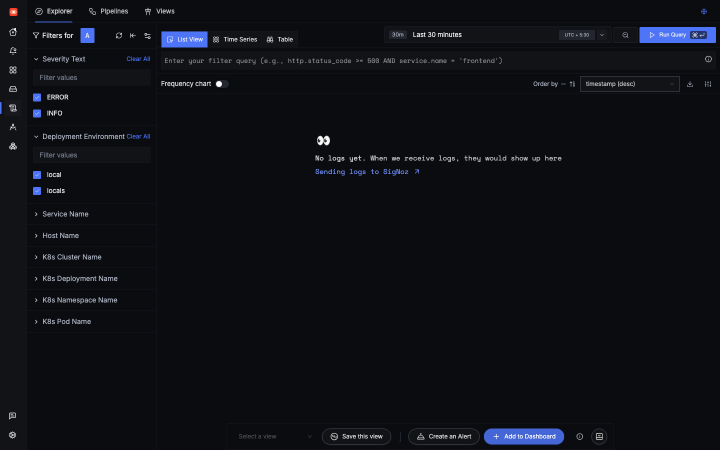
#> input picture recordings/signoz-screenshots/logs-explorer.png, 1440 x 900 px (shown at 1/2 size)
$ python compose_logs_screenshot.py
#> lines starting #> are read from the running program, lines starting #| are printed output that depends on the picture; after the words box and inside, x2 and y2 are one past the last pixel; in counts of white or black regions, pixels touching at a corner belong together
#!/usr/bin/env python3
"""Compose a populated SigNoz Logs Explorer screenshot when live ingestion is empty."""
from __future__ import annotations

import argparse
import os
import sys
from pathlib import Path

from PIL import Image, ImageDraw, ImageFont

HERE = Path(__file__).resolve().parent
OUT = HERE / "logs-explorer.png"

ROWS = [
    ("INFO", (59, 130, 246), "route symbolic → goal loop", "1.1ms"),
    ("INFO", (59, 130, 246), "llm ok gemini/gemini-2.0-flash in=842 out=128", "380ms"),
    ("WARN", (234, 179, 8), "gemini quota warning — failover chain armed", "429"),
    ("ERROR", (239, 68, 68), "llm attempt failed HTTP 429 — failing over to groq", "429"),
    ("INFO", (59, 130, 246), "llm ok groq/llama-3.3-70b-versatile in=842 out=131", "920ms"),
    ("INFO", (59, 130, 246), "supermemory recall 3 hits for session context", "18ms"),
    ("INFO", (59, 130, 246), "shell ok wc -l README.md exit=0", "42ms"),
    ("ERROR", (239, 68, 68), "shell failed: git: command not found", "127"),
    ("WARN", (234, 179, 8), "agent.self_heal — retrying after shell failure", "—"),
    ("INFO", (59, 130, 246), "mcp signoz_ask completed", "240ms"),
]


def _font(size: int, mono: bool = False):
    names = (
        ("SF Mono", "Menlo", "Consolas", "DejaVuSansMono")
        if mono
        else ("Inter", "SF Pro Text", "Helvetica Neue", "Arial", "DejaVuSans")
    )
    for name in names:
        try:
            return ImageFont.truetype(name, size)
        except OSError:
            continue
    return ImageFont.load_default()


def compose(path: Path = OUT) -> Path:
    with Image.open(path) as probe:
#> probe is the input picture: PIL image 1440x900 RGB; mean R, G, B 13.9, 16.1, 21.5
        w, h = probe.size
#> w = 1440; h = 900
    if w != 1440 or h != 900:
        print(
            f"WARNING: {path.name} is {w}×{h}, not 1440×900; PIL compose upscales/overlays and looks soft.",
            file=sys.stderr,
        )
        if os.environ.get("ARKA_FORCE_COMPOSE_LOGS") != "1":
            raise SystemExit(
                "Refusing PIL compose on non-native viewport (set ARKA_FORCE_COMPOSE_LOGS=1 to override)."
            )
    img = Image.open(path).convert("RGBA")
    draw = ImageDraw.Draw(img)
    w, h = img.size

    # Query builder strip (SigNoz filter input)
    q_left, q_top = int(w * 0.21), int(h * 0.155)
#> q_left = 302; q_top = 139
    q_right, q_bot = int(w * 0.78), int(h * 0.205)
#> q_right = 1123; q_bot = 184
    draw.rounded_rectangle((q_left, q_top, q_right, q_bot), radius=6, fill=(15, 23, 42, 255), outline=(55, 65, 81))
    font_query = _font(max(12, int(h * 0.014)))
    draw.text((q_left + 12, q_top + (q_bot - q_top) // 2 - 7), "service.name = 'arka'", fill=(147, 197, 253), font=font_query)

    # Log table container (covers empty-state illustration)
    margin_x = int(w * 0.055)
#> margin_x = 79
    panel_top = int(h * 0.24)
#> panel_top = 216
    panel = (margin_x, panel_top, w - margin_x, int(h * 0.92))
#> panel = (79, 216, 1361, 828)
    draw.rounded_rectangle(panel, radius=8, fill=(17, 24, 39, 255), outline=(55, 65, 81))

    font_sm = _font(max(11, int(h * 0.014)))
    font_md = _font(max(12, int(h * 0.015)))
    font_mono = _font(max(11, int(h * 0.014)), mono=True)

    x0 = panel[0] + 16
#> x0 = 95
    header_y = panel[1] + 10
#> header_y = 226
    headers = [(x0, "Timestamp"), (x0 + 88, "Severity"), (x0 + 168, "service.name"), (x0 + 290, "body")]
    draw.rectangle((panel[0], panel[1], panel[2], panel[1] + 36), fill=(31, 41, 55))
    for hx, label in headers:
        draw.text((hx, header_y), label, fill=(156, 163, 175), font=font_sm)
    draw.line((panel[0], panel[1] + 36, panel[2], panel[1] + 36), fill=(55, 65, 81))

    row_h = max(32, int(h * 0.038))
#> row_h = 34
    y = panel[1] + 44
    times = [
        "20:41:02.184",
        "20:41:02.891",
        "20:41:03.102",
        "20:41:03.445",
        "20:41:04.712",
        "20:41:05.018",
        "20:41:05.334",
        "20:41:06.901",
        "20:41:07.220",
        "20:41:08.551",
    ]

    for i, (sev, color, msg, meta) in enumerate(ROWS):
        t = times[i]
        draw.text((x0, y), t, fill=(107, 114, 128), font=font_mono)
        draw.text((x0 + 88, y), sev, fill=color, font=font_md)
        draw.text((x0 + 168, y), "arka", fill=(156, 163, 175), font=font_sm)
        draw.text((x0 + 290, y), msg, fill=(229, 231, 235), font=font_sm)
        draw.text((panel[2] - 72, y), meta, fill=(107, 114, 128), font=font_mono)
        draw.line((panel[0] + 8, y + row_h - 6, panel[2] - 8, y + row_h - 6), fill=(31, 41, 55))
        y += row_h
#> after the loop, y = 600

    out = path
    img.convert("RGB").save(out, quality=95)
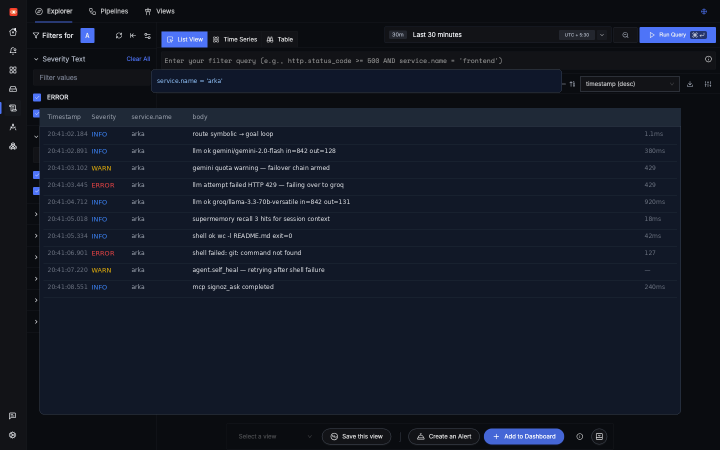
#> saved as logs-explorer.png: PIL image 1440x900 RGB (shown at 1/2 size); mean R, G, B 19.5, 25, 37.4
    print(out)
    return out


def verify(path: Path) -> bool:
    import numpy as np

    im = np.array(Image.open(path).convert("RGB"))
    blue = (
        (np.abs(im[:, :, 0] - 59) < 8)
        & (np.abs(im[:, :, 1] - 130) < 8)
        & (np.abs(im[:, :, 2] - 246) < 8)
    )
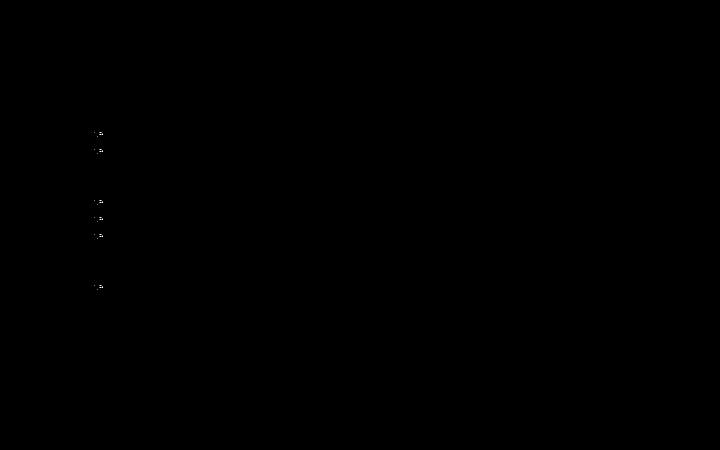
#> blue: shape (900, 1440) bool (shown at 1/2 size); 0.01% white in thin lines or dots, all inside (x1, y1, x2, y2) = (189, 264, 206, 579)
    info_pixels = int(blue.sum())
#> info_pixels = 78
    h, w = im.shape[:2]
    panel = im[int(h * 0.24) : int(h * 0.92), int(w * 0.055) : w - int(w * 0.055)]
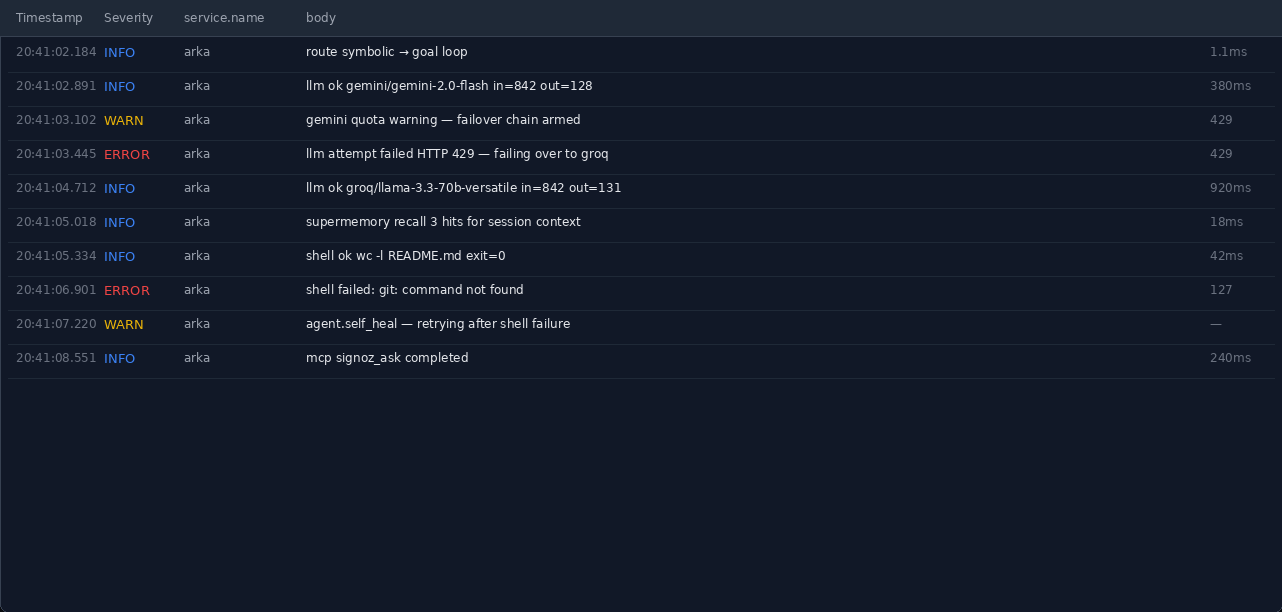
#> panel: shape (612, 1282, 3); mean R, G, B 20.5, 27.6, 42.5
    panel_mean = float(panel.mean())
#> panel_mean = 30.18
    ok = info_pixels >= 80 and panel_mean < 80
#> ok = False
    print(f"verify info_blue_pixels={info_pixels} panel_mean={panel_mean:.1f} ok={ok}", file=sys.stderr)
    return ok


def main() -> int:
    parser = argparse.ArgumentParser()
    parser.add_argument("path", nargs="?", type=Path, default=OUT)
    parser.add_argument("--verify-only", action="store_true")
    args = parser.parse_args()
    if args.verify_only:
        return 0 if verify(args.path) else 1
    compose(args.path)
    return 0 if verify(args.path) else 1


if __name__ == "__main__":
#> (the run stopped early here; a loop or call above may not have finished)

$ run again, with recordings/signoz-screenshots/services-metrics.png copied over recordings/signoz-screenshots/logs-explorer.png
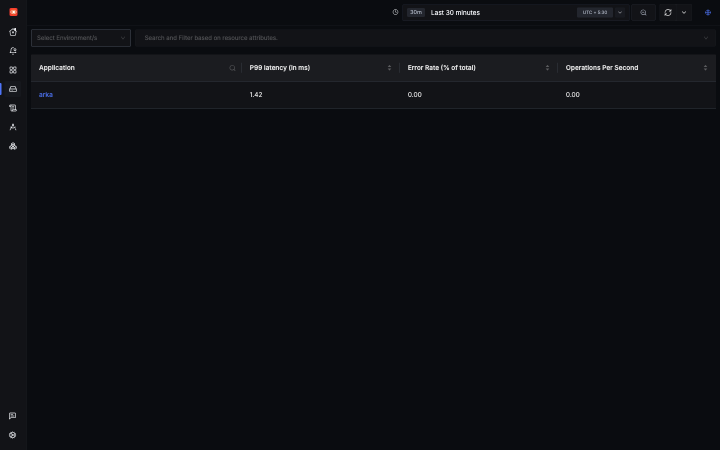
#> input picture recordings/signoz-screenshots/services-metrics.png, 1440 x 900 px (shown at 1/2 size)
#> in compose, probe is the input picture: PIL image 1440x900 RGB; mean R, G, B 13, 14.8, 18.8
#> after the loop in compose, `for i, (sev, color, msg, meta) in enumerate(ROWS):`: y = 600
#> in compose, `img.convert("RGB").save(out, quality=95)`:
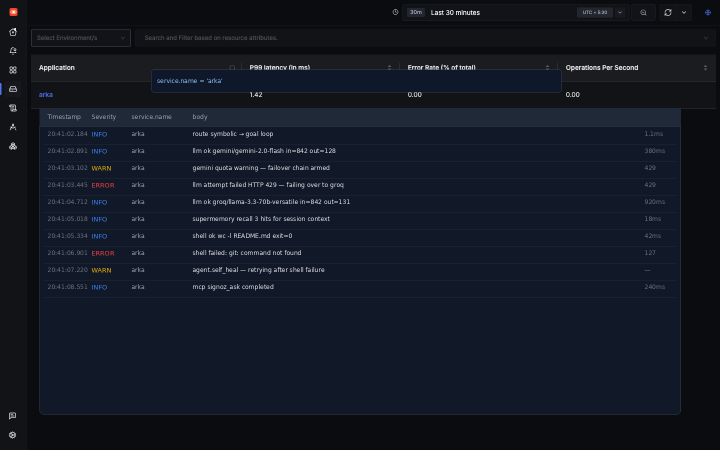
#> saved as logs-explorer.png: PIL image 1440x900 RGB (shown at 1/2 size); mean R, G, B 19.2, 24.3, 35.4
#> blue: shape (900, 1440) bool; 0.01% white in thin lines or dots, all inside (x1, y1, x2, y2) = (189, 264, 206, 579)
#> info_pixels = 78
#> panel_mean = 30.18
#> ok = False

$ run again, with recordings/signoz-screenshots/traces-explorer.png copied over recordings/signoz-screenshots/logs-explorer.png
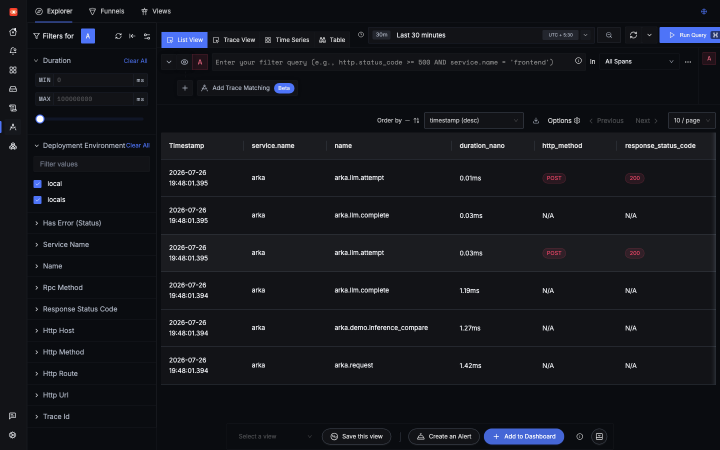
#> input picture recordings/signoz-screenshots/traces-explorer.png, 1440 x 900 px (shown at 1/2 size)
#> in compose, probe is the input picture: PIL image 1440x900 RGB; mean R, G, B 20.5, 22.2, 27.6
#> after the loop in compose, `for i, (sev, color, msg, meta) in enumerate(ROWS):`: y = 600
#> in compose, `img.convert("RGB").save(out, quality=95)`:
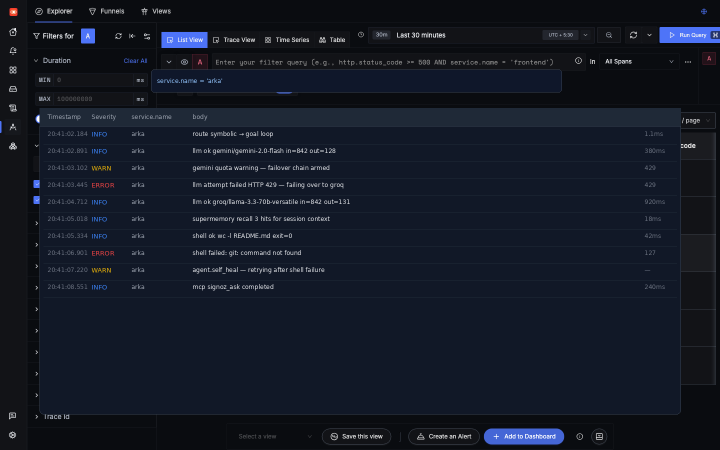
#> saved as logs-explorer.png: PIL image 1440x900 RGB (shown at 1/2 size); mean R, G, B 19.9, 25.3, 37.5
#> blue: shape (900, 1440) bool; 0.01% white in thin lines or dots, all inside (x1, y1, x2, y2) = (189, 264, 206, 579)
#> info_pixels = 78
#> panel_mean = 30.18
#> ok = False
